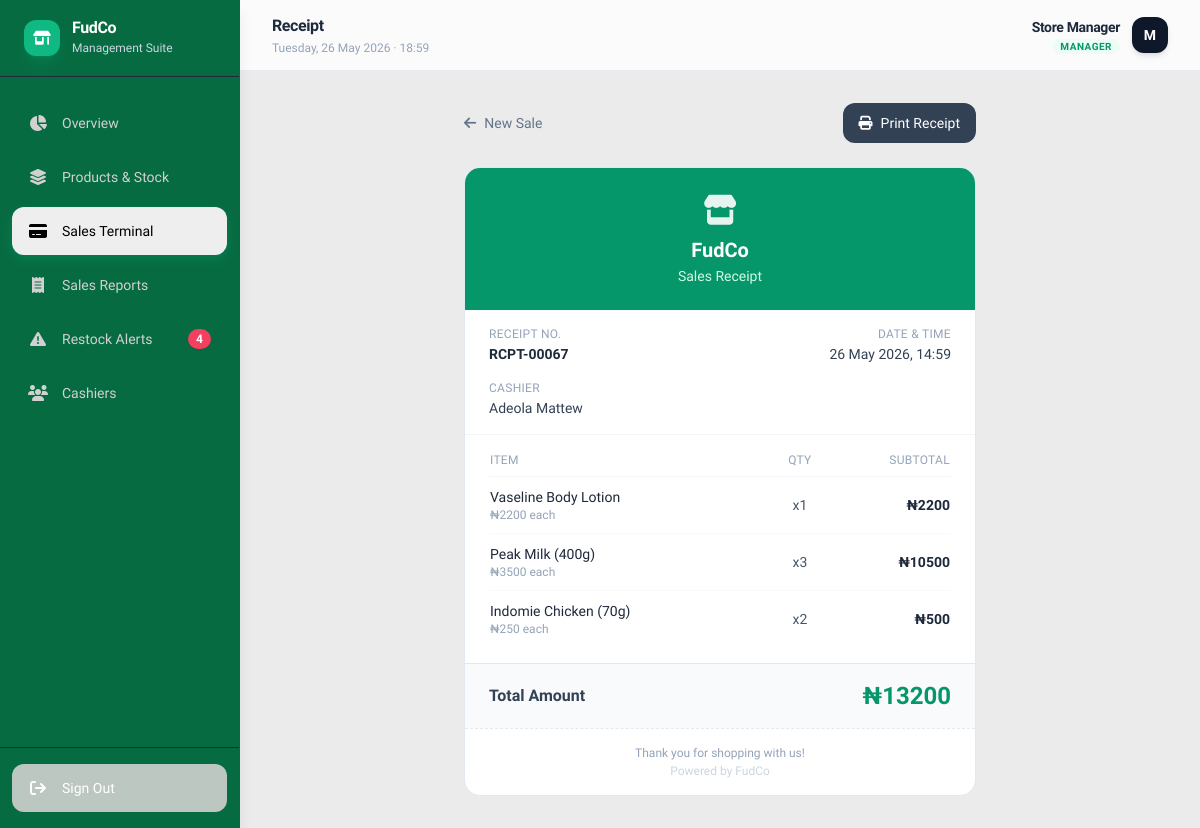
Before: /receipt/67/ (signed in) with the older database file.
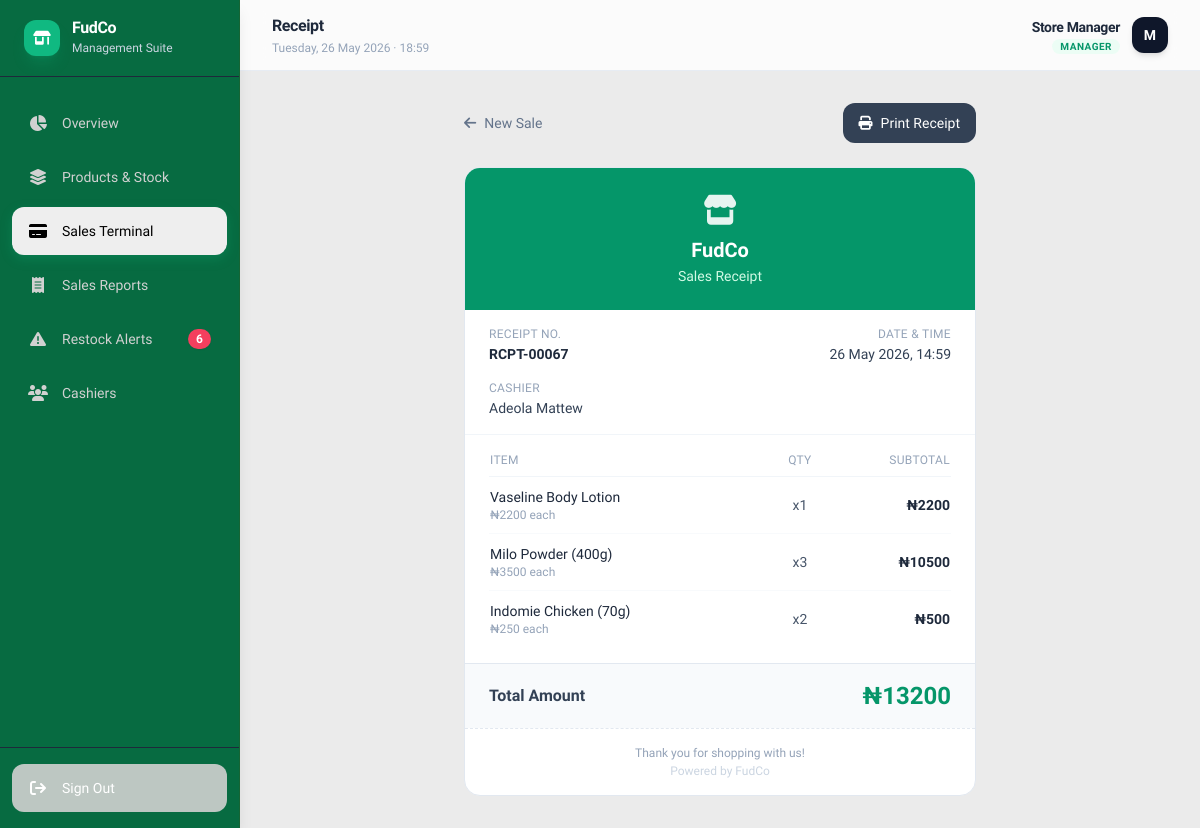
After: the same page with the newer database file.
### store/models.py (models this page shows, shortened)
class SaleItem(models.Model):
    sale     = models.ForeignKey(Sale, on_delete=models.CASCADE, related_name='items')
    product  = models.ForeignKey(Product, on_delete=models.SET_NULL, null=True, related_name='sale_items')
    quantity = models.PositiveIntegerField()
    price    = models.DecimalField(max_digits=10, decimal_places=2)   # price at time of sale
    subtotal = models.DecimalField(max_digits=12, decimal_places=2)

class Product(models.Model):
    name               = models.CharField(max_length=200)
    category           = models.CharField(max_length=50, choices=CATEGORY_CHOICES, default='other')
    price              = models.DecimalField(max_digits=10, decimal_places=2)
    quantity           = models.PositiveIntegerField(default=0)
    restock_threshold  = models.PositiveIntegerField(default=5)
    image              = models.ImageField(upload_to='products/', blank=True, null=True)
    created_at         = models.DateTimeField(auto_now_add=True)
    updated_at         = models.DateTimeField(auto_now=True)
    class Meta:
        ordering = ['name']

### store/views.py (the view)
# urls.py: path('receipt/<int:pk>/',           views.receipt,        name='receipt'),
@login_required_custom
def receipt(request, pk):
    sale = get_object_or_404(
        Sale.objects.select_related('cashier').prefetch_related('items__product'),
        pk=pk,
    )
    context = {
        'sale':            sale,
        'low_stock_count': Product.objects.filter(
                               Q(quantity__lte=F('restock_threshold'))
                           ).count(),
    }
    return render(request, 'store/receipt.html', context)

### templates/store/receipt.html (shortened to what this page needs)
{% extends 'base.html' %}
{% block nav_pos %}active{% endblock %}
{% block page_title %}Receipt{% endblock %}
{% block content %}
<div class="max-w-lg mx-auto">
  <div class="flex items-center justify-between mb-5 md:mb-6">
    <a href="{% url 'store:pos' %}"
       class="flex items-center gap-2 text-sm text-slate-500 hover:text-emerald-600 transition-colors">
      <i class="fa-solid fa-arrow-left"></i>
      <span class="hidden sm:inline">New Sale</span>
    </a>
    <button onclick="window.print()"
            class="flex items-center gap-2 bg-slate-700 hover:bg-slate-800
                   text-white text-sm font-medium px-3 md:px-4 py-2 md:py-2.5 rounded-xl
                   transition-colors">
      <i class="fa-solid fa-print"></i>
      <span class="hidden sm:inline">Print Receipt</span>
    </button>
  </div>
  <div class="bg-white border border-slate-200 rounded-2xl overflow-hidden" id="receipt-card">
    <div class="bg-emerald-600 px-6 py-5 md:py-6 text-center text-white">
      <i class="fa-solid fa-store text-2xl md:text-3xl mb-2 opacity-90"></i>
      <h2 class="text-lg md:text-xl font-bold">FudCo</h2>
      <p class="text-emerald-100 text-sm mt-0.5">Sales Receipt</p>
    </div>
    <div class="px-4 md:px-6 py-4 border-b border-slate-100 grid grid-cols-2 gap-3 md:gap-4 text-sm">
      <div>
        <p class="text-slate-400 text-xs uppercase tracking-wide mb-0.5">Receipt No.</p>
        <p class="font-bold text-slate-800 text-xs md:text-sm">{{ sale.receipt_number }}</p>
      </div>
      <div class="text-right">
        <p class="text-slate-400 text-xs uppercase tracking-wide mb-0.5">Date & Time</p>
        <p class="font-medium text-slate-700 text-xs md:text-sm">
          {{ sale.created_at|date:"d M Y, H:i" }}
        </p>
      </div>
      <div>
        <p class="text-slate-400 text-xs uppercase tracking-wide mb-0.5">Cashier</p>
        <p class="font-medium text-slate-700 text-xs md:text-sm">
          {{ sale.cashier.get_full_name|default:sale.cashier.username }}
        </p>
      </div>
    </div>
    <div class="px-4 md:px-6 py-4">
      <table class="w-full text-sm">
        <thead>
          <tr class="text-slate-400 text-xs uppercase tracking-wide border-b border-slate-100">
            <th class="pb-2 text-left font-medium">Item</th>
            <th class="pb-2 text-center font-medium">Qty</th>
            <th class="pb-2 text-right font-medium">Subtotal</th>
          </tr>
        </thead>
        <tbody class="divide-y divide-slate-50">
          {% for item in sale.items.all %}
          <tr>
            <td class="py-2.5 text-slate-800 font-medium">
              {{ item.product.name }}
              <span class="text-slate-400 text-xs font-normal block">
                ₦{{ item.price|floatformat:0 }} each
              </span>
            </td>
            <td class="py-2.5 text-center text-slate-600">x{{ item.quantity }}</td>
            <td class="py-2.5 text-right font-semibold text-slate-800">
              ₦{{ item.subtotal|floatformat:0 }}
            </td>
          </tr>
          {% endfor %}
        </tbody>
      </table>
    </div>
    <div class="px-4 md:px-6 py-4 bg-slate-50 border-t border-slate-200">
      <div class="flex items-center justify-between">
        <span class="font-semibold text-slate-700">Total Amount</span>
        <span class="text-xl md:text-2xl font-bold text-emerald-600">
          ₦{{ sale.total_amount|floatformat:0 }}
        </span>
      </div>
    </div>
    <div class="px-6 py-4 text-center border-t border-dashed border-slate-200">
      <p class="text-slate-400 text-xs">Thank you for shopping with us!</p>
      <p class="text-slate-300 text-xs mt-0.5">Powered by FudCo</p>
    </div>
  </div>
</div>
{% endblock %}

### templates/base.html (shortened to what the changed rows need)
<!DOCTYPE html>
<html lang="en">
<head>
  <script src="https://cdn.tailwindcss.com"></script>
  <link rel="stylesheet" href="https://cdnjs.cloudflare.com/ajax/libs/font-awesome/6.5.0/css/all.min.css"/>
</head>
<body class="bg-[#EBEBEB] text-slate-900 min-h-screen flex flex-col md:flex-row">
  <aside
  id="sidebar"
  class="hidden md:flex flex-col fixed top-0 left-0 z-30 min-h-screen bg-[#076B41] w-16 lg:w-60 border-r border-green-800 green-200/80 shadow-lg"
>
    <div class="px-3 lg:px-6 py-5 border-b border-slate-800 flex items-center gap-3 overflow-hidden">
      <div class="hidden lg:block">
        <h1 class="text-white font-bold text-base tracking-tight leading-none">FudCo</h1>
      </div>
    </div>
    <nav class="flex-1 px-2 lg:px-3 py-4 space-y-1.5 flex flex-col items-center lg:items-stretch">
      <a href="{% url 'store:restock_alerts' %}" class="sidebar-link hidden lg:flex {% block nav_alerts %}{% endblock %}">
        <i class="fa-solid fa-triangle-exclamation w-5 text-center text-base"></i> Restock Alerts
        {% if low_stock_count %}
          <span class="ml-auto bg-rose-500 text-white text-xs font-bold px-2 py-0.5 rounded-xl shadow-sm">
            {{ low_stock_count }}
          </span>
        {% endif %}
      </a>
    </nav>
  </aside>
  <div class="ml-0 md:ml-16 lg:ml-60 flex-1 flex flex-col min-h-screen pb-16 md:pb-0">
    <header class="bg-white/80 backdrop-blur-md border-b border-slate-200/80 px-4 md:px-8 py-3.5 flex items-center justify-between sticky top-0 z-20">
      <div class="min-w-0">
        <h2 class="text-slate-800 font-bold text-sm md:text-base tracking-tight truncate">
          {% block page_title %}Dashboard{% endblock %}
        </h2>
      </div>
    </header>
    <main class="flex-1 p-4 md:p-6 lg:p-8 max-w-[1600px] w-full mx-auto">
      {% block content %}{% endblock %}
    </main>
  </div>
</body>
</html>

Changed rows visible on the page:
changed through a linked row, SaleItem: product.name "Peak Milk (400g)" → "Milo Powder (400g)"
Other visible differences:
{{ low_stock_count }}: "4" → "6"
